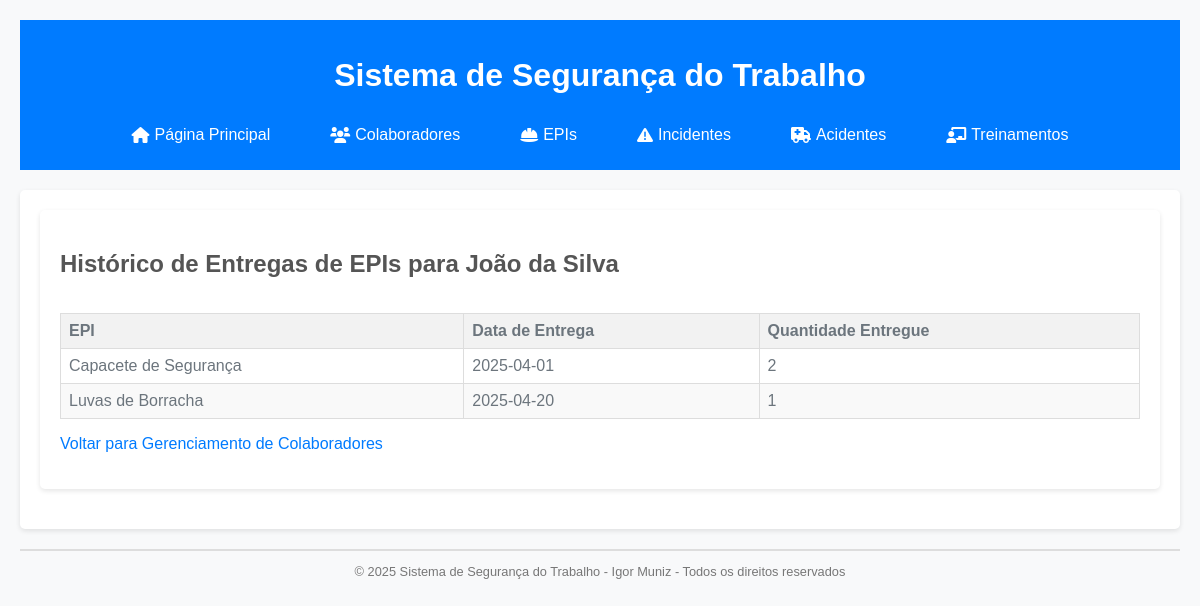
The app's page /historico_entregas_colaborador/1 with its own data.
### tables this page shows
CREATE TABLE colaboradores (
    id INTEGER PRIMARY KEY AUTOINCREMENT,
    nome_completo TEXT NOT NULL,
    rg TEXT NOT NULL UNIQUE,
    cpf TEXT NOT NULL UNIQUE,
    funcao TEXT NOT NULL,
    setor TEXT NOT NULL,
    data_admissao TEXT NOT NULL,
    status TEXT NOT NULL DEFAULT 'Ativo',
    data_desligamento TEXT
);

CREATE TABLE entregas_epi (
    id INTEGER PRIMARY KEY AUTOINCREMENT,
    epi_id INTEGER NOT NULL,
    colaborador_id INTEGER,
    data_entrega TEXT NOT NULL,
    quantidade_entregue INTEGER NOT NULL,
    tipo_movimentacao TEXT NOT NULL,
    nota_fiscal TEXT,
    preco_unitario REAL,
    preco_total REAL,
    fornecedor TEXT,        -- Nova coluna
    FOREIGN KEY (epi_id) REFERENCES epis(id),
    FOREIGN KEY (colaborador_id) REFERENCES colaboradores(id)
);

CREATE TABLE epis (
    id INTEGER PRIMARY KEY AUTOINCREMENT,
    nome TEXT NOT NULL UNIQUE,
    ca TEXT,
    descricao TEXT NOT NULL,
    fabricante TEXT,
    data_validade TEXT,
    controlar_periodicidade TEXT NOT NULL DEFAULT 'Nao',
    periodicidade_troca INTEGER,
    quantidade_estoque INTEGER NOT NULL DEFAULT 0,
    estoque_minimo INTEGER NOT NULL DEFAULT 0
);

### app.py (the view)
@app.route('/historico_entregas_colaborador/<int:colaborador_id>')
def historico_entregas_colaborador(colaborador_id):
    db = get_db()
    entregas = db.execute("""
        SELECT e.nome as epi_nome, en.data_entrega, en.quantidade_entregue
        FROM entregas_epi en
        JOIN epis e ON en.epi_id = e.id
        WHERE en.colaborador_id = ?
    """, (colaborador_id,)).fetchall()
    colaborador = db.execute("SELECT * FROM colaboradores WHERE id = ?", (colaborador_id,)).fetchone()
    return render_template('historico_entregas_colaborador.html', entregas=entregas, colaborador=colaborador)

### database.py (called while the page is built)
def get_db():
    db = sqlite3.connect(DATABASE)
    db.row_factory = sqlite3.Row  # Isso permite acessar as colunas por nome
    return db

### templates/historico_entregas_colaborador.html (shortened to what this page needs)
{% extends 'base.html' %}
{% block content %}
<section class="list-section">
    <h1>
        Histórico de Entregas de EPIs para {{ colaborador['nome_completo'] }}
    </h1>
    {% if entregas %}
    <div class="table-container">
        <table>
            <thead>
                <tr>
                    <th>
                        EPI
                    </th>
                    <th>
                        Data de Entrega
                    </th>
                    <th>
                        Quantidade Entregue
                    </th>
                </tr>
            </thead>
            <tbody>
                {% for entrega in entregas %}
                <tr>
                    <td>
                        {{ entrega['epi_nome'] }}
                    </td>
                    <td>
                        {{ entrega['data_entrega'] }}
                    </td>
                    <td>
                        {{ entrega['quantidade_entregue'] }}
                    </td>
                </tr>
                {% endfor %}
            </tbody>
        </table>
    </div>
    {% else %}
    <p>
        Não há entregas de EPIs para exibir para este colaborador.
    </p>
    {% endif %}
    <p>
        <a href="/colaboradores">
            Voltar para Gerenciamento de Colaboradores
        </a>
    </p>
</section>
{% endblock %}

### static/style.css (style rules this page uses)
body { font-family: sans-serif; margin: 20px; background-color: #f8f9fa; color: #6c757d; }
a { color: #007bff; text-decoration: none; transition: color 0.3s ease; }
main, .form-section, .list-section { background-color: #fff; padding: 20px; border-radius: 5px; box-shadow: 0 2px 5px rgba(0, 0, 0, 0.1); margin-bottom: 20px; }
main h1, .form-section h1, .list-section h1 { font-size: 1.5em; color: #555; margin-bottom: 15px; }
.table-container { overflow-x: auto; }
table { width: 100%; border-collapse: collapse; margin-top: 20px; }
th, td { border: 1px solid #ddd; padding: 8px; text-align: left; }
th { background-color: #f2f2f2; font-weight: bold; }
tr:nth-child(even) { background-color: #f9f9f9; }

### records on screen
colaboradores: nome_completo "João da Silva"
entregas_epi: epi_nome "Capacete de Segurança", data_entrega "2025-04-01", quantidade_entregue "2"
entregas_epi: epi_nome "Luvas de Borracha", data_entrega "2025-04-20", quantidade_entregue "1"
